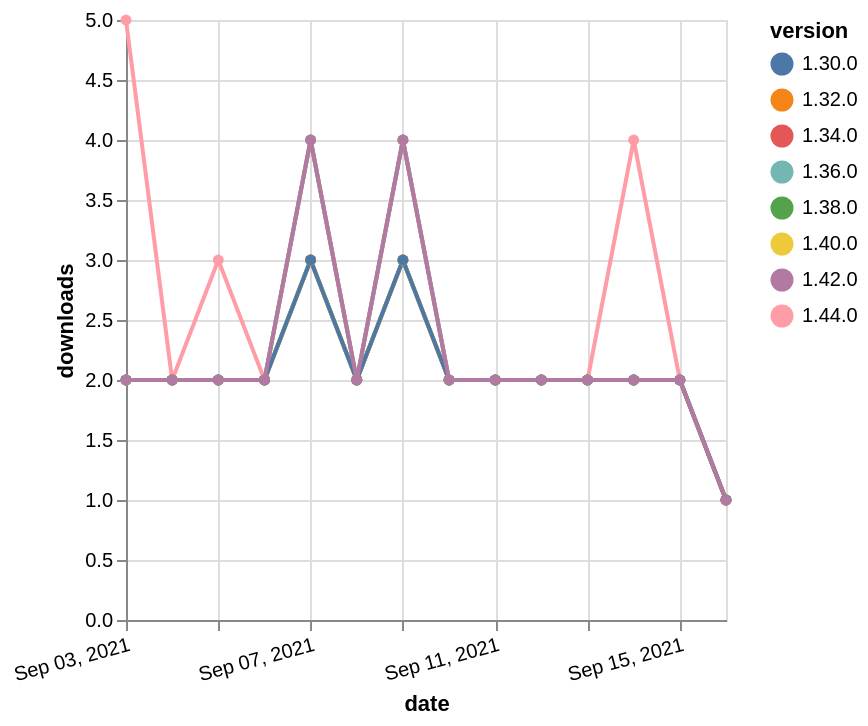

Specify this chart in Vega-Lite:
### Vega-Lite specification from a JSON file in a GitHub repository (floating-point values rounded to 4 significant figures)
{"$schema": "https://vega.github.io/schema/vega-lite/v5.json", "description": "A simple bar chart with embedded data.", "data": {"values": [{"date": "2021-09-03", "total": 2069, "delta": 2, "version": "1.34.0"}, {"date": "2021-09-04", "total": 2071, "delta": 2, "version": "1.34.0"}, {"date": "2021-09-05", "total": 2073, "delta": 2, "version": "1.34.0"}, {"date": "2021-09-06", "total": 2075, "delta": 2, "version": "1.34.0"}, {"date": "2021-09-07", "total": 2078, "delta": 3, "version": "1.34.0"}, {"date": "2021-09-08", "total": 2080, "delta": 2, "version": "1.34.0"}, {"date": "2021-09-09", "total": 2083, "delta": 3, "version": "1.34.0"}, {"date": "2021-09-10", "total": 2085, "delta": 2, "version": "1.34.0"}, {"date": "2021-09-11", "total": 2087, "delta": 2, "version": "1.34.0"}, {"date": "2021-09-12", "total": 2089, "delta": 2, "version": "1.34.0"}, {"date": "2021-09-13", "total": 2091, "delta": 2, "version": "1.34.0"}, {"date": "2021-09-14", "total": 2093, "delta": 2, "version": "1.34.0"}, {"date": "2021-09-15", "total": 2095, "delta": 2, "version": "1.34.0"}, {"date": "2021-09-16", "total": 2096, "delta": 1, "version": "1.34.0"}, {"date": "2021-09-03", "total": 2525, "delta": 2, "version": "1.32.0"}, {"date": "2021-09-04", "total": 2527, "delta": 2, "version": "1.32.0"}, {"date": "2021-09-05", "total": 2529, "delta": 2, "version": "1.32.0"}, {"date": "2021-09-06", "total": 2531, "delta": 2, "version": "1.32.0"}, {"date": "2021-09-07", "total": 2535, "delta": 4, "version": "1.32.0"}, {"date": "2021-09-08", "total": 2537, "delta": 2, "version": "1.32.0"}, {"date": "2021-09-09", "total": 2541, "delta": 4, "version": "1.32.0"}, {"date": "2021-09-10", "total": 2543, "delta": 2, "version": "1.32.0"}, {"date": "2021-09-11", "total": 2545, "delta": 2, "version": "1.32.0"}, {"date": "2021-09-12", "total": 2547, "delta": 2, "version": "1.32.0"}, {"date": "2021-09-13", "total": 2549, "delta": 2, "version": "1.32.0"}, {"date": "2021-09-14", "total": 2551, "delta": 2, "version": "1.32.0"}, {"date": "2021-09-15", "total": 2553, "delta": 2, "version": "1.32.0"}, {"date": "2021-09-16", "total": 2554, "delta": 1, "version": "1.32.0"}, {"date": "2021-09-03", "total": 234, "delta": 5, "version": "1.44.0"}, {"date": "2021-09-04", "total": 236, "delta": 2, "version": "1.44.0"}, {"date": "2021-09-05", "total": 239, "delta": 3, "version": "1.44.0"}, {"date": "2021-09-06", "total": 241, "delta": 2, "version": "1.44.0"}, {"date": "2021-09-07", "total": 244, "delta": 3, "version": "1.44.0"}, {"date": "2021-09-08", "total": 246, "delta": 2, "version": "1.44.0"}, {"date": "2021-09-09", "total": 249, "delta": 3, "version": "1.44.0"}, {"date": "2021-09-10", "total": 251, "delta": 2, "version": "1.44.0"}, {"date": "2021-09-11", "total": 253, "delta": 2, "version": "1.44.0"}, {"date": "2021-09-12", "total": 255, "delta": 2, "version": "1.44.0"}, {"date": "2021-09-13", "total": 257, "delta": 2, "version": "1.44.0"}, {"date": "2021-09-14", "total": 261, "delta": 4, "version": "1.44.0"}, {"date": "2021-09-15", "total": 263, "delta": 2, "version": "1.44.0"}, {"date": "2021-09-16", "total": 264, "delta": 1, "version": "1.44.0"}, {"date": "2021-09-03", "total": 1488, "delta": 2, "version": "1.38.0"}, {"date": "2021-09-04", "total": 1490, "delta": 2, "version": "1.38.0"}, {"date": "2021-09-05", "total": 1492, "delta": 2, "version": "1.38.0"}, {"date": "2021-09-06", "total": 1494, "delta": 2, "version": "1.38.0"}, {"date": "2021-09-07", "total": 1497, "delta": 3, "version": "1.38.0"}, {"date": "2021-09-08", "total": 1499, "delta": 2, "version": "1.38.0"}, {"date": "2021-09-09", "total": 1502, "delta": 3, "version": "1.38.0"}, {"date": "2021-09-10", "total": 1504, "delta": 2, "version": "1.38.0"}, {"date": "2021-09-11", "total": 1506, "delta": 2, "version": "1.38.0"}, {"date": "2021-09-12", "total": 1508, "delta": 2, "version": "1.38.0"}, {"date": "2021-09-13", "total": 1510, "delta": 2, "version": "1.38.0"}, {"date": "2021-09-14", "total": 1512, "delta": 2, "version": "1.38.0"}, {"date": "2021-09-15", "total": 1514, "delta": 2, "version": "1.38.0"}, {"date": "2021-09-16", "total": 1515, "delta": 1, "version": "1.38.0"}, {"date": "2021-09-03", "total": 2022, "delta": 2, "version": "1.36.0"}, {"date": "2021-09-04", "total": 2024, "delta": 2, "version": "1.36.0"}, {"date": "2021-09-05", "total": 2026, "delta": 2, "version": "1.36.0"}, {"date": "2021-09-06", "total": 2028, "delta": 2, "version": "1.36.0"}, {"date": "2021-09-07", "total": 2032, "delta": 4, "version": "1.36.0"}, {"date": "2021-09-08", "total": 2034, "delta": 2, "version": "1.36.0"}, {"date": "2021-09-09", "total": 2038, "delta": 4, "version": "1.36.0"}, {"date": "2021-09-10", "total": 2040, "delta": 2, "version": "1.36.0"}, {"date": "2021-09-11", "total": 2042, "delta": 2, "version": "1.36.0"}, {"date": "2021-09-12", "total": 2044, "delta": 2, "version": "1.36.0"}, {"date": "2021-09-13", "total": 2046, "delta": 2, "version": "1.36.0"}, {"date": "2021-09-14", "total": 2048, "delta": 2, "version": "1.36.0"}, {"date": "2021-09-15", "total": 2050, "delta": 2, "version": "1.36.0"}, {"date": "2021-09-16", "total": 2051, "delta": 1, "version": "1.36.0"}, {"date": "2021-09-03", "total": 1042, "delta": 2, "version": "1.40.0"}, {"date": "2021-09-04", "total": 1044, "delta": 2, "version": "1.40.0"}, {"date": "2021-09-05", "total": 1046, "delta": 2, "version": "1.40.0"}, {"date": "2021-09-06", "total": 1048, "delta": 2, "version": "1.40.0"}, {"date": "2021-09-07", "total": 1051, "delta": 3, "version": "1.40.0"}, {"date": "2021-09-08", "total": 1053, "delta": 2, "version": "1.40.0"}, {"date": "2021-09-09", "total": 1056, "delta": 3, "version": "1.40.0"}, {"date": "2021-09-10", "total": 1058, "delta": 2, "version": "1.40.0"}, {"date": "2021-09-11", "total": 1060, "delta": 2, "version": "1.40.0"}, {"date": "2021-09-12", "total": 1062, "delta": 2, "version": "1.40.0"}, {"date": "2021-09-13", "total": 1064, "delta": 2, "version": "1.40.0"}, {"date": "2021-09-14", "total": 1066, "delta": 2, "version": "1.40.0"}, {"date": "2021-09-15", "total": 1068, "delta": 2, "version": "1.40.0"}, {"date": "2021-09-16", "total": 1069, "delta": 1, "version": "1.40.0"}, {"date": "2021-09-03", "total": 2378, "delta": 2, "version": "1.30.0"}, {"date": "2021-09-04", "total": 2380, "delta": 2, "version": "1.30.0"}, {"date": "2021-09-05", "total": 2382, "delta": 2, "version": "1.30.0"}, {"date": "2021-09-06", "total": 2384, "delta": 2, "version": "1.30.0"}, {"date": "2021-09-07", "total": 2387, "delta": 3, "version": "1.30.0"}, {"date": "2021-09-08", "total": 2389, "delta": 2, "version": "1.30.0"}, {"date": "2021-09-09", "total": 2392, "delta": 3, "version": "1.30.0"}, {"date": "2021-09-10", "total": 2394, "delta": 2, "version": "1.30.0"}, {"date": "2021-09-11", "total": 2396, "delta": 2, "version": "1.30.0"}, {"date": "2021-09-12", "total": 2398, "delta": 2, "version": "1.30.0"}, {"date": "2021-09-13", "total": 2400, "delta": 2, "version": "1.30.0"}, {"date": "2021-09-14", "total": 2402, "delta": 2, "version": "1.30.0"}, {"date": "2021-09-15", "total": 2404, "delta": 2, "version": "1.30.0"}, {"date": "2021-09-16", "total": 2405, "delta": 1, "version": "1.30.0"}, {"date": "2021-09-03", "total": 739, "delta": 2, "version": "1.42.0"}, {"date": "2021-09-04", "total": 741, "delta": 2, "version": "1.42.0"}, {"date": "2021-09-05", "total": 743, "delta": 2, "version": "1.42.0"}, {"date": "2021-09-06", "total": 745, "delta": 2, "version": "1.42.0"}, {"date": "2021-09-07", "total": 749, "delta": 4, "version": "1.42.0"}, {"date": "2021-09-08", "total": 751, "delta": 2, "version": "1.42.0"}, {"date": "2021-09-09", "total": 755, "delta": 4, "version": "1.42.0"}, {"date": "2021-09-10", "total": 757, "delta": 2, "version": "1.42.0"}, {"date": "2021-09-11", "total": 759, "delta": 2, "version": "1.42.0"}, {"date": "2021-09-12", "total": 761, "delta": 2, "version": "1.42.0"}, {"date": "2021-09-13", "total": 763, "delta": 2, "version": "1.42.0"}, {"date": "2021-09-14", "total": 765, "delta": 2, "version": "1.42.0"}, {"date": "2021-09-15", "total": 767, "delta": 2, "version": "1.42.0"}, {"date": "2021-09-16", "total": 768, "delta": 1, "version": "1.42.0"}]}, "width": "container", "mark": {"type": "line", "point": {"filled": true}}, "encoding": {"x": {"field": "date", "type": "temporal", "timeUnit": "yearmonthdate", "title": "date", "axis": {"labelAngle": -15}}, "y": {"field": "delta", "type": "quantitative", "title": "downloads"}, "color": {"field": "version", "type": "nominal"}, "tooltip": {"field": "delta"}}}
